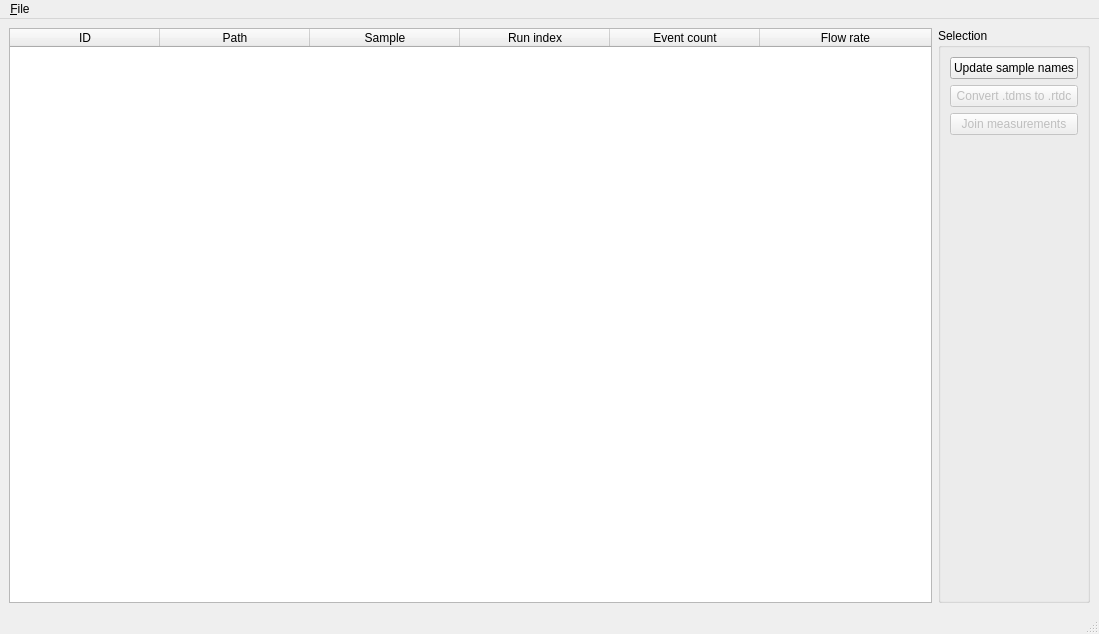
<?xml version="1.0" encoding="UTF-8"?>
<ui version="4.0">
 <class>MainWindow</class>
 <widget class="QMainWindow" name="MainWindow">
  <property name="geometry">
   <rect>
    <x>0</x>
    <y>0</y>
    <width>1099</width>
    <height>634</height>
   </rect>
  </property>
  <property name="acceptDrops">
   <bool>true</bool>
  </property>
  <property name="windowTitle">
   <string>MainWindow</string>
  </property>
  <widget class="QWidget" name="centralwidget">
   <layout class="QHBoxLayout" name="horizontalLayout">
    <item>
     <widget class="QTableWidget" name="tableWidget">
      <property name="dragEnabled">
       <bool>false</bool>
      </property>
      <property name="dragDropMode">
       <enum>QAbstractItemView::NoDragDrop</enum>
      </property>
      <property name="alternatingRowColors">
       <bool>true</bool>
      </property>
      <property name="gridStyle">
       <enum>Qt::CustomDashLine</enum>
      </property>
      <property name="sortingEnabled">
       <bool>true</bool>
      </property>
      <attribute name="horizontalHeaderCascadingSectionResizes">
       <bool>true</bool>
      </attribute>
      <attribute name="horizontalHeaderDefaultSectionSize">
       <number>150</number>
      </attribute>
      <attribute name="horizontalHeaderStretchLastSection">
       <bool>true</bool>
      </attribute>
      <column>
       <property name="text">
        <string>ID</string>
       </property>
      </column>
      <column>
       <property name="text">
        <string>Path</string>
       </property>
       <property name="toolTip">
        <string/>
       </property>
      </column>
      <column>
       <property name="text">
        <string>Sample</string>
       </property>
      </column>
      <column>
       <property name="text">
        <string>Run index</string>
       </property>
      </column>
      <column>
       <property name="text">
        <string>Event count</string>
       </property>
      </column>
      <column>
       <property name="text">
        <string>Flow rate</string>
       </property>
      </column>
     </widget>
    </item>
    <item>
     <widget class="QGroupBox" name="groupBox">
      <property name="title">
       <string>Selection</string>
      </property>
      <layout class="QVBoxLayout" name="verticalLayout">
       <item>
        <widget class="QPushButton" name="pushButton_sample">
         <property name="text">
          <string>Update sample names</string>
         </property>
        </widget>
       </item>
       <item>
        <widget class="QPushButton" name="pushButton_tdms2rtdc">
         <property name="enabled">
          <bool>false</bool>
         </property>
         <property name="text">
          <string>Convert .tdms to .rtdc</string>
         </property>
        </widget>
       </item>
       <item>
        <widget class="QPushButton" name="pushButton_join">
         <property name="enabled">
          <bool>false</bool>
         </property>
         <property name="text">
          <string>Join measurements</string>
         </property>
        </widget>
       </item>
       <item>
        <spacer name="verticalSpacer">
         <property name="orientation">
          <enum>Qt::Vertical</enum>
         </property>
         <property name="sizeHint" stdset="0">
          <size>
           <width>20</width>
           <height>40</height>
          </size>
         </property>
        </spacer>
       </item>
      </layout>
     </widget>
    </item>
   </layout>
  </widget>
  <widget class="QMenuBar" name="menubar">
   <property name="geometry">
    <rect>
     <x>0</x>
     <y>0</y>
     <width>1099</width>
     <height>22</height>
    </rect>
   </property>
   <widget class="QMenu" name="menuFile">
    <property name="title">
     <string>&amp;File</string>
    </property>
    <addaction name="action_add"/>
    <addaction name="action_add_folder"/>
    <addaction name="action_clear"/>
    <addaction name="separator"/>
    <addaction name="action_Quit"/>
   </widget>
   <addaction name="menuFile"/>
  </widget>
  <widget class="QStatusBar" name="statusbar"/>
  <action name="action_add">
   <property name="text">
    <string>&amp;Add measurements</string>
   </property>
  </action>
  <action name="action_clear">
   <property name="text">
    <string>&amp;Clear measurements</string>
   </property>
  </action>
  <action name="action_Quit">
   <property name="text">
    <string>&amp;Quit</string>
   </property>
  </action>
  <action name="action_add_folder">
   <property name="text">
    <string>Add &amp;folder with measurements</string>
   </property>
  </action>
 </widget>
 <resources/>
 <connections/>
</ui>
